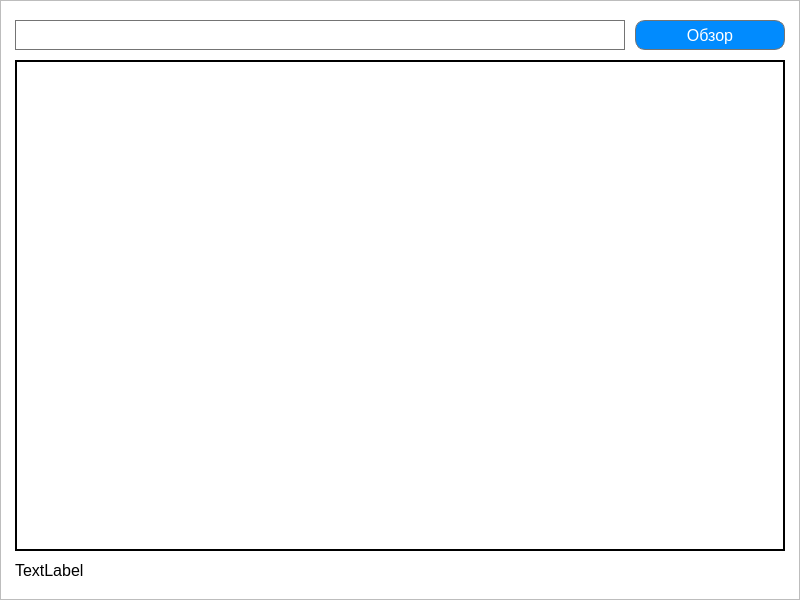
<?xml version="1.0" encoding="UTF-8"?>
<ui version="4.0">
 <class>GisWindow</class>
 <widget class="QMainWindow" name="GisWindow">
  <property name="geometry">
   <rect>
    <x>0</x>
    <y>0</y>
    <width>800</width>
    <height>600</height>
   </rect>
  </property>
  <property name="windowTitle">
   <string>Тестовая ГИС</string>
  </property>
  <property name="styleSheet">
   <string notr="true"/>
  </property>
  <property name="iconSize">
   <size>
    <width>30</width>
    <height>30</height>
   </size>
  </property>
  <widget class="QWidget" name="MainWidget">
   <property name="styleSheet">
    <string notr="true">QWidget#MainWidget{
background-color: rgb(255, 255, 255);
border: 1px solid rgb(189, 189, 189);
}

QFrame#PathFrame{
border-style: none;
}

QPushButton{
background-color: rgb(1, 139, 254);
border: 1px solid rgb(116, 116, 116);
border-radius: 10px;
}

QAbstractButton{
color: rgb(255, 255, 255);
}

QLineEdit{
border: 1px solid rgb(116, 116, 116);
}

QGraphicsView{
border: 2px solid rgb(0, 0, 0);
}</string>
   </property>
   <layout class="QVBoxLayout" name="verticalLayout">
    <property name="spacing">
     <number>10</number>
    </property>
    <property name="leftMargin">
     <number>15</number>
    </property>
    <property name="topMargin">
     <number>20</number>
    </property>
    <property name="rightMargin">
     <number>15</number>
    </property>
    <property name="bottomMargin">
     <number>20</number>
    </property>
    <item>
     <widget class="QFrame" name="PathFrame">
      <property name="frameShape">
       <enum>QFrame::StyledPanel</enum>
      </property>
      <property name="frameShadow">
       <enum>QFrame::Raised</enum>
      </property>
      <layout class="QHBoxLayout" name="horizontalLayout">
       <property name="spacing">
        <number>10</number>
       </property>
       <property name="leftMargin">
        <number>0</number>
       </property>
       <property name="topMargin">
        <number>0</number>
       </property>
       <property name="rightMargin">
        <number>0</number>
       </property>
       <property name="bottomMargin">
        <number>0</number>
       </property>
       <item>
        <widget class="QLineEdit" name="PathLineEdit">
         <property name="minimumSize">
          <size>
           <width>0</width>
           <height>30</height>
          </size>
         </property>
         <property name="maximumSize">
          <size>
           <width>16777215</width>
           <height>30</height>
          </size>
         </property>
         <property name="font">
          <font>
           <pointsize>12</pointsize>
          </font>
         </property>
         <property name="focusPolicy">
          <enum>Qt::ClickFocus</enum>
         </property>
        </widget>
       </item>
       <item>
        <widget class="QPushButton" name="PathPushButton">
         <property name="minimumSize">
          <size>
           <width>150</width>
           <height>30</height>
          </size>
         </property>
         <property name="maximumSize">
          <size>
           <width>150</width>
           <height>30</height>
          </size>
         </property>
         <property name="font">
          <font>
           <pointsize>12</pointsize>
          </font>
         </property>
         <property name="cursor">
          <cursorShape>PointingHandCursor</cursorShape>
         </property>
         <property name="text">
          <string>Обзор</string>
         </property>
        </widget>
       </item>
      </layout>
     </widget>
    </item>
    <item>
     <widget class="QGraphicsView" name="MapGraphicsView"/>
    </item>
    <item>
     <widget class="QLabel" name="MessageLabel">
      <property name="font">
       <font>
        <pointsize>12</pointsize>
       </font>
      </property>
      <property name="text">
       <string>TextLabel</string>
      </property>
     </widget>
    </item>
   </layout>
  </widget>
 </widget>
 <resources/>
 <connections/>
</ui>
